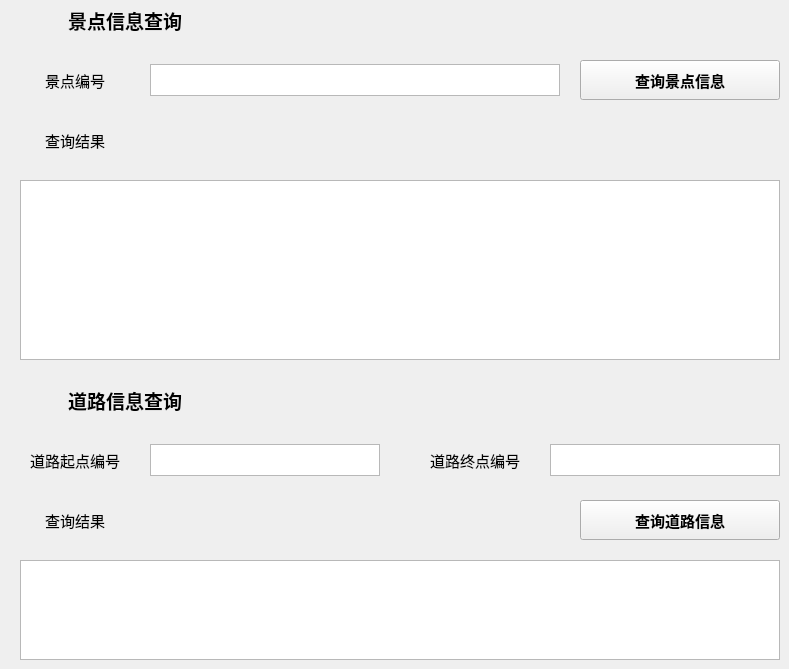
    <widget class="QWidget" name="page_2">
     <widget class="QLabel" name="search_title">
      <property name="geometry">
       <rect>
        <x>0</x>
        <y>0</y>
        <width>250</width>
        <height>40</height>
       </rect>
      </property>
      <property name="font">
       <font>
        <family>微软雅黑</family>
        <pointsize>14</pointsize>
        <weight>75</weight>
        <bold>true</bold>
       </font>
      </property>
      <property name="text">
       <string>景点信息查询</string>
      </property>
      <property name="alignment">
       <set>Qt::AlignCenter</set>
      </property>
     </widget>
     <widget class="QLabel" name="search_label_1">
      <property name="geometry">
       <rect>
        <x>0</x>
        <y>60</y>
        <width>150</width>
        <height>40</height>
       </rect>
      </property>
      <property name="font">
       <font>
        <pointsize>11</pointsize>
       </font>
      </property>
      <property name="text">
       <string>景点编号</string>
      </property>
      <property name="alignment">
       <set>Qt::AlignCenter</set>
      </property>
     </widget>
     <widget class="QTextEdit" name="search_text_1">
      <property name="geometry">
       <rect>
        <x>150</x>
        <y>64</y>
        <width>410</width>
        <height>32</height>
       </rect>
      </property>
     </widget>
     <widget class="QPushButton" name="search_button_1">
      <property name="geometry">
       <rect>
        <x>580</x>
        <y>60</y>
        <width>200</width>
        <height>40</height>
       </rect>
      </property>
      <property name="font">
       <font>
        <pointsize>11</pointsize>
        <weight>75</weight>
        <bold>true</bold>
       </font>
      </property>
      <property name="text">
       <string>查询景点信息</string>
      </property>
     </widget>
     <widget class="QTextEdit" name="search_text_2">
      <property name="geometry">
       <rect>
        <x>20</x>
        <y>180</y>
        <width>760</width>
        <height>180</height>
       </rect>
      </property>
     </widget>
     <widget class="QLabel" name="search_label_2">
      <property name="geometry">
       <rect>
        <x>0</x>
        <y>120</y>
        <width>150</width>
        <height>40</height>
       </rect>
      </property>
      <property name="font">
       <font>
        <pointsize>11</pointsize>
       </font>
      </property>
      <property name="text">
       <string>查询结果</string>
      </property>
      <property name="alignment">
       <set>Qt::AlignCenter</set>
      </property>
     </widget>
     <widget class="QLabel" name="search_title_2">
      <property name="geometry">
       <rect>
        <x>0</x>
        <y>380</y>
        <width>250</width>
        <height>40</height>
       </rect>
      </property>
      <property name="font">
       <font>
        <family>微软雅黑</family>
        <pointsize>14</pointsize>
        <weight>75</weight>
        <bold>true</bold>
       </font>
      </property>
      <property name="text">
       <string>道路信息查询</string>
      </property>
      <property name="alignment">
       <set>Qt::AlignCenter</set>
      </property>
     </widget>
     <widget class="QLabel" name="search_label_3">
      <property name="geometry">
       <rect>
        <x>0</x>
        <y>440</y>
        <width>150</width>
        <height>40</height>
       </rect>
      </property>
      <property name="font">
       <font>
        <pointsize>11</pointsize>
       </font>
      </property>
      <property name="text">
       <string>道路起点编号</string>
      </property>
      <property name="alignment">
       <set>Qt::AlignCenter</set>
      </property>
     </widget>
     <widget class="QLabel" name="search_label_4">
      <property name="geometry">
       <rect>
        <x>400</x>
        <y>440</y>
        <width>150</width>
        <height>40</height>
       </rect>
      </property>
      <property name="font">
       <font>
        <pointsize>11</pointsize>
       </font>
      </property>
      <property name="text">
       <string>道路终点编号</string>
      </property>
      <property name="alignment">
       <set>Qt::AlignCenter</set>
      </property>
     </widget>
     <widget class="QTextEdit" name="search_text_3">
      <property name="geometry">
       <rect>
        <x>150</x>
        <y>444</y>
        <width>230</width>
        <height>32</height>
       </rect>
      </property>
     </widget>
     <widget class="QTextEdit" name="search_text_4">
      <property name="geometry">
       <rect>
        <x>550</x>
        <y>444</y>
        <width>230</width>
        <height>32</height>
       </rect>
      </property>
     </widget>
     <widget class="QPushButton" name="search_button_2">
      <property name="geometry">
       <rect>
        <x>580</x>
        <y>500</y>
        <width>200</width>
        <height>40</height>
       </rect>
      </property>
      <property name="font">
       <font>
        <pointsize>11</pointsize>
        <weight>75</weight>
        <bold>true</bold>
       </font>
      </property>
      <property name="text">
       <string>查询道路信息</string>
      </property>
     </widget>
     <widget class="QLabel" name="search_label_5">
      <property name="geometry">
       <rect>
        <x>0</x>
        <y>500</y>
        <width>150</width>
        <height>40</height>
       </rect>
      </property>
      <property name="font">
       <font>
        <pointsize>11</pointsize>
       </font>
      </property>
      <property name="text">
       <string>查询结果</string>
      </property>
      <property name="alignment">
       <set>Qt::AlignCenter</set>
      </property>
     </widget>
     <widget class="QTextEdit" name="search_text_5">
      <property name="geometry">
       <rect>
        <x>20</x>
        <y>560</y>
        <width>760</width>
        <height>100</height>
       </rect>
      </property>
     </widget>
    </widget>
